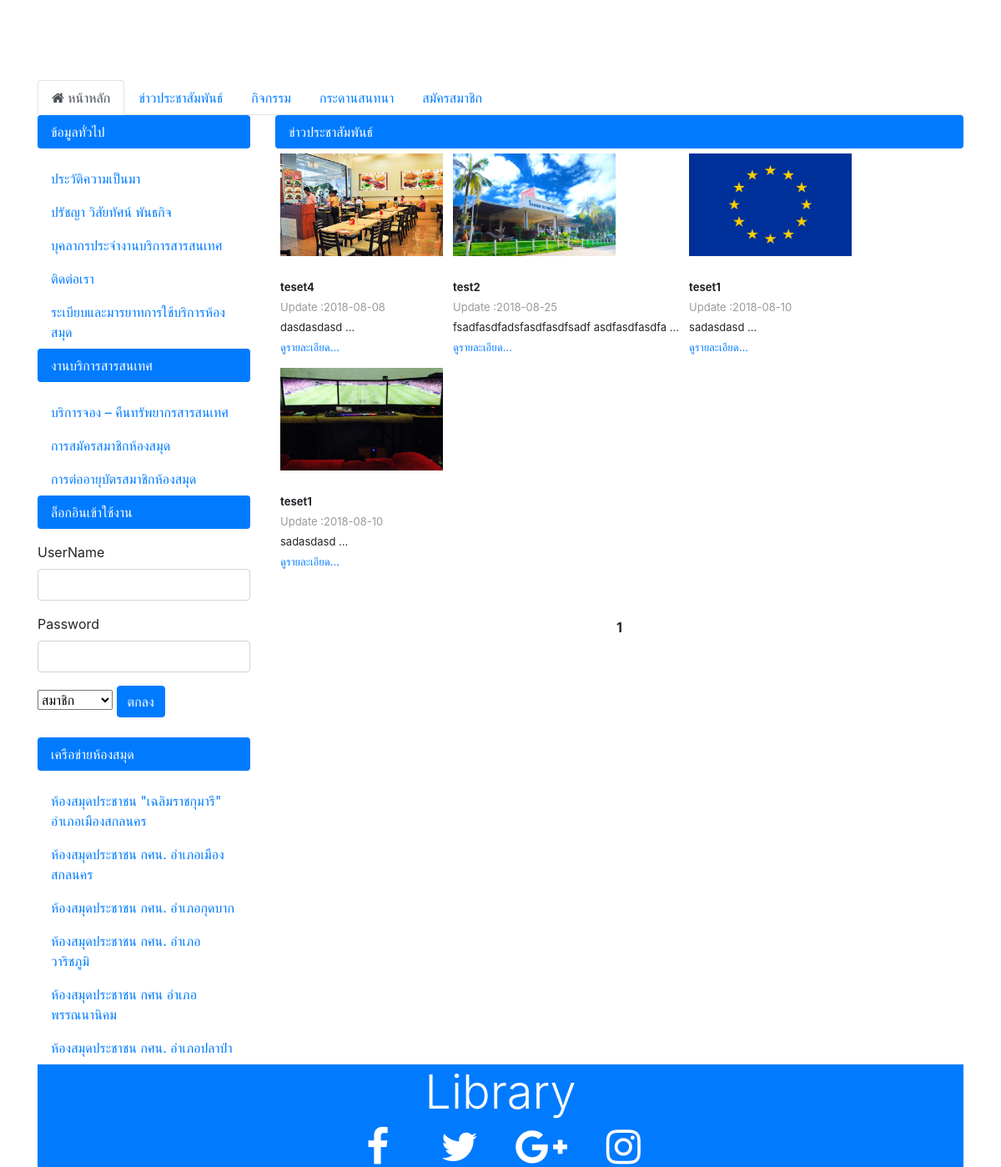
/News.php, run on the app's committed database.
### tables this page shows
CREATE TABLE `nw_news` (
  `id_act` int(7) NOT NULL,
  `name_act` varchar(255) NOT NULL,
  `date_act` varchar(50) NOT NULL,
  `detail_act` text NOT NULL,
  `id_photo` int(7) NOT NULL,
  `date_in` varchar(255) NOT NULL,
  `status_act` int(7) NOT NULL
);

CREATE TABLE `nw_photo` (
  `id_photo` int(7) NOT NULL,
  `name_photo` varchar(255) NOT NULL,
  `id_act` int(7) NOT NULL
);

### News.php (the view, shortened to what this page needs)
<!DOCTYPE html>
<html>
<head>
  <?php
    include("includes/head.inc.php");
   ?>
  </head>
<body>
  <div class="container">
    <?php
    include("includes/slideshow.inc.php");
   ?>
  </div>
    <div class="container">
      <div class="row">
        <div class="col-md-12">
              <?php
              include("includes/menu.inc.php");
              ?>
        </div>
      </div>
      <div class="row">
        <div class="col-md-3">
            <?php
              include("includes/sidemenu.inc.php");
            ?>
        </div>
          <div class="col-md-9">
            <ul class="nav nav-pills flex-column">
              <ul class="nav nav-pills flex-column">
                <li class="nav-item">
                  <a class="active nav-link" href="#">ข่าวประชาสัมพันธ์</a>
                </li>
              </ul>
              <li>
                <?php
include("includes/config.php");
$sqlCat="SELECT * FROM  nw_news where status_act='1' ";
    $queryCat1=mysqli_query($conn,$sqlCat);
    $Num_Rows1 = mysqli_num_rows($queryCat1);
    $Per_Page1 = 9;
    if(!isset($_GET["Page1"]))
    {
      $Page1 = 1;
    }
    $Page_Start1 = (($Per_Page1*$Page1)-$Per_Page1);
    if($Num_Rows1<=$Per_Page1)
    {
      $Num_Pages1 =1;
    }
    $sqlCat.=" order  by id_act desc LIMIT $Page_Start1 , $Per_Page1";
    $queryCat1  = mysqli_query($conn,$sqlCat);
    echo"<table border=\"0\"  cellspacing=\"1\" cellpadding=\"1\"><tr>";
    $intRows1 = 0;
    while($resutCat=mysqli_fetch_array($queryCat1))
    {
      echo "<td>";
      $intRows1++;
?>
      <table cellspacing="10" cellpadding="5" width="100%">
          <tbody>
            <tr>
              <td height="255" valign="top">
              <table width="126" height="100" border="0" cellpadding="0" cellspacing="0">
                  <tr>
                    <td><img src="Authorities/news/myphoto/<?php
                      $strSQL = "SELECT * FROM nw_photo where id_photo= ".$resutCat['id_photo']." ";
                      $objQuery = mysqli_query($conn,$strSQL);
                      $objResult = mysqli_fetch_array($objQuery);
                      if($objResult['id_act'] == $resutCat['id_act'])
                      {
                      echo $objResult['name_photo'];
                      }
                      else
                      {
                      echo"empty.gif";
                      }
                      ?>" width="195" height="123" border="0"></td>
                  </tr>
                </table>
                  <br />
                  <b>
                  <font size="2">
                    <?php echo $resutCat["name_act"];?>
                    </font></b><br />
                  <font color="#999999" size="2">
                  Update :<?php echo $resutCat["date_act"];?>
                </font><br />
                  <font size="2">
                    <?php echo  $message = substr($resutCat['detail_act'],0,40)."&nbsp;..."; ?>
                  </font><br />
                  <font  size="2"><a href="view_news.php?id_act=<?php echo $resutCat["id_act"];?>"  title="ดูรายละเอียด" >ดูรายละเอียด...</a></font> </td>
            </tr>
          </tbody>
        </table>
        <?php
        echo"</td>";
      if(($intRows1)%3==0)
      {
        echo"</tr>";
      }
    }
    echo"</tr></table>";
    ?>
    <br><br>
     <table width="100%" border="0" cellpadding="0" cellspacing="0">
                <tr>
                  <td width="99%" valign="top" align="center">
    <?php
    for($i1=1; $i1<=$Num_Pages1; $i1++){
      if($i1 != $Page1)
      {
          echo "";
        echo "[ <a href='$_SERVER[SCRIPT_NAME]?Page1=$i1' >$i1</a> ]";
      }
      else
      {
        echo "<b> $i1 </b>";
      }
    }
    ?>
        </td>
      </tr>
    </table>
    </li>
            </ul>
          </div>
        </div>
      </div>
            <?php
              include("includes/footer.inc.php");
            ?>
</body>
</html>

### data on the page
nw_news: nw_photo.name_photo (picture), name_act "teset4", date_act "2018-08-08", detail_act "dasdasdasd ..."
nw_news: nw_photo.name_photo (picture), name_act "test2", date_act "2018-08-25", detail_act "fsadfasdfadsfasdfasdfsadf asdfasdfasdfa ..."
nw_news: nw_photo.name_photo (picture), name_act "teset1", date_act "2018-08-10", detail_act "sadasdasd ..."
nw_news: nw_photo.name_photo (picture), name_act "teset1", date_act "2018-08-10", detail_act "sadasdasd ..."
